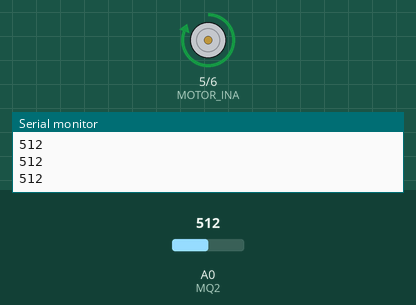
Simulated run of this sketch. Board: Arduino Uno, built with avr-gcc and run on an emulated ATmega328P. On the bench: motor-driver pin pairs drawn as motors (green arrow = first pin HIGH = forward, orange = second pin HIGH = backward, longer = more drive), the last lines printed to the serial monitor. The inputs (shaded band) are chosen by the test bench; at power-on: A0 (MQ2) = 512.

Above: at 1.2 s.
1.3 s: A0 (MQ2) set to 215
2.8 s: A0 (MQ2) set to 184
At 3.2 s:
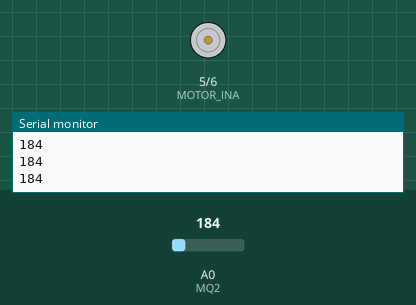
4.3 s: A0 (MQ2) set to 210
At 5.5 s:
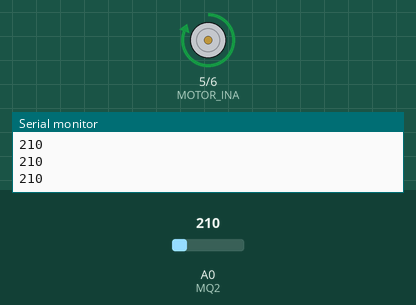
5.8 s: A0 (MQ2) set to 190
At 6.7 s:
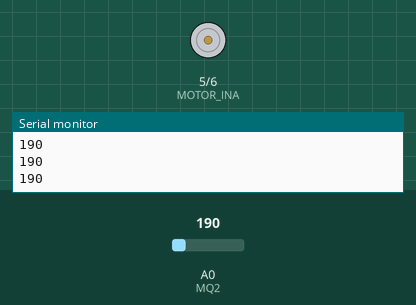
Timing chart, 0 to 8.3 s (numbered marks = the images above; inputs shaded):
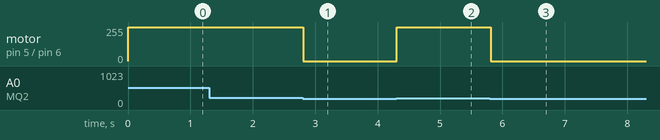

The sketch:

gas.ino
```cpp
#define MQ2 A0
#define MOTOR_INA 5
#define MOTOR_INB 6

void setup() {
  // put your setup code here, to run once:
  Serial.begin(9600);
}

void loop() {
  // put your main code here, to run repeatedly:
  int mq2Value = analogRead(MQ2);
  Serial.println(mq2Value);
  if(mq2Value >= 200) {
    analogWrite(MOTOR_INA, 255);
    analogWrite(MOTOR_INB, 0);
  } else {
    analogWrite(MOTOR_INA, 0);
    analogWrite(MOTOR_INB, 0);
  }
}
```

Measured:
- the behaviour switches between 200 and 199 on A0 (MQ2) (found by bisection; images 0 and 1)
- after the input at 2.8 s, motor on pin 5 (MOTOR_INA) / pin 6 (MOTOR_INB): forward 255/255 → stopped at once
- after the input at 4.3 s, motor on pin 5 (MOTOR_INA) / pin 6 (MOTOR_INB): stopped → forward 255/255 at once
- after the input at 5.8 s, motor on pin 5 (MOTOR_INA) / pin 6 (MOTOR_INB): forward 255/255 → stopped at once
